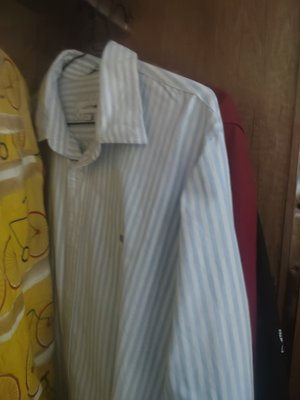
#> input picture user_data/images/garment_021c5777731d.jpg, 300 x 400 px
$ python -i garment_classifier.py   (imports and definitions only)   (older library calls are emulated)
#> lines starting #> are read from the running program, lines starting #| are printed output that depends on the picture; after the words box and inside, x2 and y2 are one past the last pixel; in counts of white or black regions, pixels touching at a corner belong together
"""
garment_classifier.py — FitChecker Intelligent Garment & Styling Suggestion Engine
==================================================================================
PURPOSE:
  Analyze uploaded garment photos/cutouts using computer vision silhouette analysis
  (aspect ratio, leg-gap detection, contour fullness, and dominant color theory) to
  suggest:
    1. Accurate Garment Category (Trousers, Jeans, Chinos, T-Shirt, Shirt, Sneakers, etc.)
    2. Default Formality level (1 to 5)
    3. Flattering Fit (Regular, Slim, Loose / Oversized)
    4. Relevant Style Tags & Seasonal Alignment
    5. Curated Editorial Styling Advice (ideal color pairings, footwear, proportion rules)

DESIGN PRINCIPLES:
  - Computer Vision Silhouette Geometry: Uses contour bounding boxes and cross-sectional
    density to detect legs, horizontal shoulder tapers, and low-profile footwear.
  - Color Theory Integration: Pairs detected fabric with curated harmony tables.
  - Backwards Compatibility: Maintains legacy `suggest_category_from_colors` signatures
    for all existing automated test suites.
"""

import sys, os
sys.path.insert(0, os.path.dirname(os.path.dirname(os.path.abspath(__file__))))

from typing import Optional, Dict, Any, List, Tuple
import numpy as np
from PIL import Image

from config.settings import CATEGORIES, CATEGORY_GROUP, FIT_OPTIONS, STYLE_TAGS, SEASONS
from src.color_compatibility import pair_score, AVAILABLE_COLORS, COLOR_RGB


# ─────────────────────────────────────────────
# 1. COMPUTER VISION SILHOUETTE ANALYSIS
# ─────────────────────────────────────────────

def analyze_garment_silhouette(image_input) -> Dict[str, Any]:
    """
    Extract geometric silhouette attributes from garment photo or transparent cutout.
    Detects aspect ratio, presence of two separated leg columns, width ratios, and profile.
    """
    default_res = {
        "aspect_ratio": 1.0,
        "width": 100,
        "height": 100,
        "is_tall": False,
        "is_wide": False,
        "has_legs": False,
        "shoulder_taper": False,
    }

    try:
        import cv2

        if isinstance(image_input, (bytes, bytearray)):
            import io
            pil_img = Image.open(io.BytesIO(image_input))
            arr = np.array(pil_img)
        elif isinstance(image_input, str):
            if not os.path.exists(image_input):
                return default_res
            arr = cv2.imread(image_input, cv2.IMREAD_UNCHANGED)
#> arr is the input picture: shape (400, 300, 3); mean B, G, R 79, 90.7, 97.1
            if arr is not None and len(arr.shape) == 3 and arr.shape[2] == 4:
                arr = cv2.cvtColor(arr, cv2.COLOR_BGRA2RGBA)
            elif arr is not None and len(arr.shape) == 3:
                arr = cv2.cvtColor(arr, cv2.COLOR_BGR2RGB)
        elif isinstance(image_input, Image.Image):
            arr = np.array(image_input)
        elif isinstance(image_input, np.ndarray):
            arr = image_input
        else:
            return default_res

        if arr is None or arr.size == 0:
            return default_res

        # Determine foreground mask (handles both RGBA cutout and RGB on pure white)
        if arr.ndim == 3 and arr.shape[2] == 4:
            alpha = arr[:, :, 3]
            mask = alpha > 40
        else:
            gray = cv2.cvtColor(arr[:, :, :3], cv2.COLOR_RGB2GRAY)
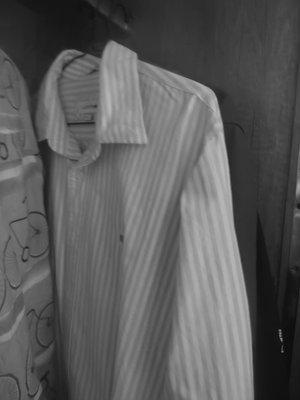
#> gray: shape (400, 300); min 7, max 187, mean 91.3
            # Anything not pure white background is garment (captures all colors including pure black)
            mask = (gray < 242)
#> mask: shape (400, 300) bool; every value is 1

        coords = np.argwhere(mask)
#> coords = 120000 pairs, first value 0 to 399, second value 0 to 299
        if len(coords) < 80:
            return default_res

        y0, x0 = coords.min(axis=0)
#> y0 = 0; x0 = 0
        y1, x1 = coords.max(axis=0)
#> y1 = 399; x1 = 299
        h = max(1, int(y1 - y0))
#> h = 399
        w = max(1, int(x1 - x0))
#> w = 299
        aspect_ratio = round(h / w, 2)
#> aspect_ratio = 1.33

        # ── Leg Cavity / Bilateral Column Detection ──
        # In bottoms (trousers/shorts), the lower 35% splits into two columns with an open gap
        has_legs = False
        sub_mask = mask[y0 + int(h * 0.65): y0 + int(h * 0.95), x0: x1]
#> sub_mask: shape (120, 299) bool; every value is 1
        if sub_mask.size > 0:
            col_dens = np.mean(sub_mask, axis=0)
#> col_dens = 299 values from 1 to 1
            sw = len(col_dens)
#> sw = 299
            if sw >= 12:
                left_dens = float(np.mean(col_dens[: int(sw * 0.35)]))
#> left_dens = 1
                mid_dens = float(np.mean(col_dens[int(sw * 0.35): int(sw * 0.65)]))
#> mid_dens = 1
                right_dens = float(np.mean(col_dens[int(sw * 0.65):]))
#> right_dens = 1

                if (left_dens > 0.18 and right_dens > 0.18) and (mid_dens < 0.16 or mid_dens < min(left_dens, right_dens) * 0.50):
                    has_legs = True

        # ── Shoulder Taper Detection ──
        # In tops/jackets, upper torso/shoulders (20%-35% height) is wider than mid-waist (50%-65% height)
        shoulder_taper = False
        upper_mask = mask[y0 + int(h * 0.20): y0 + int(h * 0.35), x0: x1]
#> upper_mask: shape (60, 299) bool; every value is 1
        mid_mask = mask[y0 + int(h * 0.50): y0 + int(h * 0.65), x0: x1]
        if upper_mask.size > 0 and mid_mask.size > 0:
            upper_w = np.sum(np.any(upper_mask, axis=0))
#> upper_w = 299
            mid_w = np.sum(np.any(mid_mask, axis=0))
#> mid_w = 299
            if upper_w > mid_w * 1.15:
                shoulder_taper = True

        # ── Button Placket, Collar, Lapel & Pattern Detection ──
        has_placket = False
        is_patterned = False
        has_collar = False
        has_lapel = False
        detected_pattern = "Plain"

        gray_roi = cv2.cvtColor(arr[y0:y1, x0:x1, :3], cv2.COLOR_RGB2GRAY)
        gh, gw = gray_roi.shape
#> gh = 399; gw = 299
        if gh >= 40 and gw >= 40:
            # Placket check down vertical center column
            mid_x = gw // 2
#> mid_x = 149
            placket_box = gray_roi[int(gh * 0.18): int(gh * 0.85), max(0, mid_x - 16): min(gw, mid_x + 16)]
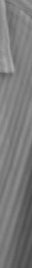
#> placket_box: shape (268, 32); min 74, max 172, mean 122.1
            if placket_box.size > 50:
                sobelx = cv2.Sobel(placket_box, cv2.CV_64F, 1, 0, ksize=3)
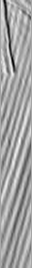
#> sobelx: shape (268, 32) float64; min -191, max 100, mean -5.5; drawn with min black and max white
                if np.mean(np.abs(sobelx)) > 20.0:
                    has_placket = True

            # Edge density for check / plaid / striped / printed texture
            center_box = gray_roi[int(gh * 0.25): int(gh * 0.75), int(gw * 0.25): int(gw * 0.75)]
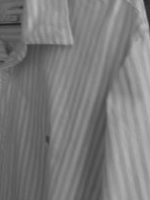
#> center_box: shape (200, 150); min 33, max 187, mean 123.3
            if center_box.size > 50:
                edges = cv2.Canny(center_box, 35, 110)
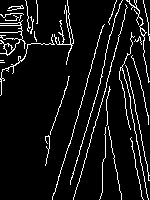
#> edges: shape (200, 150); 7.8% white in thin lines or dots
                pattern_density = float(np.mean(edges > 0))
#> pattern_density = 0.0777
                if pattern_density > 0.10:
                    is_patterned = True
                    detected_pattern = "Checked" if pattern_density > 0.16 else "Striped"

            # Collar check at upper neckline
            collar_box = gray_roi[int(gh * 0.05): int(gh * 0.25), int(gw * 0.25): int(gw * 0.75)]
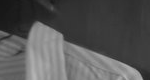
#> collar_box: shape (80, 150); min 22, max 181, mean 85.1
            if collar_box.size > 50:
                collar_edges = cv2.Canny(collar_box, 35, 110)
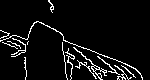
#> collar_edges: shape (80, 150); 6.2% white in thin lines or dots
                if np.mean(collar_edges > 0) > 0.09:
                    has_collar = True

            # Open V lapel check (distinct for Blazers with open chest & low button point)
            if not has_placket:
                lapel_box = gray_roi[int(gh * 0.10): int(gh * 0.38), int(gw * 0.25): int(gw * 0.75)]
                if lapel_box.size > 50:
                    l_edges = cv2.Canny(lapel_box, 40, 120)
                    if np.mean(l_edges > 0) > 0.13:
                        has_lapel = True

        return {
            "aspect_ratio": aspect_ratio,
            "width": w,
            "height": h,
            "is_tall": aspect_ratio > 1.35,
            "is_wide": aspect_ratio < 0.85,
            "has_legs": has_legs,
            "shoulder_taper": shoulder_taper,
            "has_placket": has_placket,
            "is_patterned": is_patterned,
            "has_collar": has_collar,
            "has_lapel": has_lapel,
            "detected_pattern": detected_pattern,
        }

    except Exception:
        return default_res


# ─────────────────────────────────────────────
# 2. STYLING GUIDANCE GENERATOR
# ─────────────────────────────────────────────

# [305 lines left out: functions get_garment_styling_advice, suggest_garment_attributes, suggest_category_from_colors, get_category_confidence_display, not called in this run]

>>> result = analyze_garment_silhouette('../user_data/images/garment_021c5777731d.jpg')
#> result = 12 items

$ run again, on user_data/images/garment_5bc6f271f4e4.jpg
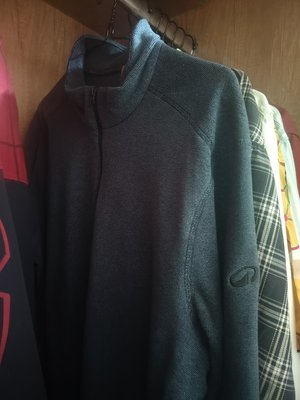
#> input picture user_data/images/garment_5bc6f271f4e4.jpg, 300 x 400 px
#> in analyze_garment_silhouette, arr is the input picture: shape (400, 300, 3); mean B, G, R 57.3, 60.2, 63.3
#> in analyze_garment_silhouette, `mask = (gray < 242)`:
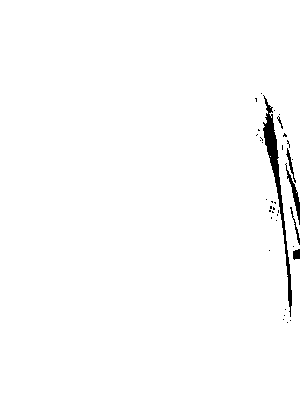
#> mask: shape (400, 300) bool; 98.7% white; 37 black regions (31 under 20 px), largest, box (x1, y1, x2, y2) and area: (263, 95, 292, 317) 1050, (285, 163, 300, 225) 203, (286, 148, 296, 183) 78, (290, 207, 300, 245) 67, (293, 249, 300, 260) 64, (277, 116, 283, 129) 23
#> coords = 118430 pairs, first value 0 to 399, second value 0 to 299
#> y0 = 0
#> y1 = 399; x1 = 299
#> h = 399
#> w = 299
#> aspect_ratio = 1.33
#> sub_mask: shape (120, 299) bool; 99.5% white; 7 black regions (6 under 20 px), largest, box (x1, y1, x2, y2) and area: (286, 0, 292, 58) 169
#> col_dens = 299 values, max 1 at index 0, min 0.633 at index 289, mean 0.995
#> sw = 299
#> left_dens = 1
#> right_dens = 0.986
#> upper_mask: shape (60, 299) bool; 98.1% white; 10 black regions (8 under 20 px), largest, box (x1, y1, x2, y2) and area: (263, 16, 276, 60) 290, (277, 37, 283, 50) 23
#> mid_mask: shape (60, 299) bool; 97.9% white; 17 black regions (13 under 20 px), largest, box (x1, y1, x2, y2) and area: (279, 0, 289, 60) 167, (294, 0, 299, 21) 60, (290, 8, 299, 44) 60, (293, 50, 299, 60) 53
#> upper_w = 299
#> edges: shape (200, 150); 6% white in thin lines or dots, all inside (x1, y1, x2, y2) = (88, 0, 149, 200)
#> pattern_density = 0.0596
#> collar_edges: shape (80, 150); 12.1% white in thin lines or dots
#> in analyze_garment_silhouette, `l_edges = cv2.Canny(lapel_box, 40, 120)`:
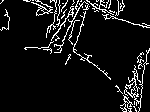
#> l_edges: shape (112, 150); 7.8% white in thin lines or dots
#> result = 12 items

$ run again, on user_data/images/garment_684e51d6518b.jpg
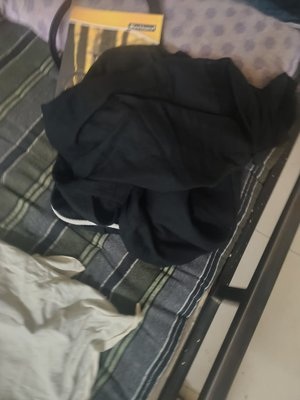
#> input picture user_data/images/garment_684e51d6518b.jpg, 300 x 400 px
#> in analyze_garment_silhouette, arr is the input picture: shape (400, 300, 3); mean B, G, R 82.2, 88.7, 91.4
#> mask: shape (400, 300) bool; every value is 1
#> coords = 120000 pairs, first value 0 to 399, second value 0 to 299
#> y0 = 0
#> y1 = 399; x1 = 299
#> h = 399
#> w = 299
#> aspect_ratio = 1.33
#> sub_mask: shape (120, 299) bool; every value is 1
#> col_dens = 299 values from 1 to 1
#> sw = 299
#> left_dens = 1
#> upper_mask: shape (60, 299) bool; every value is 1
#> upper_w = 299
#> in analyze_garment_silhouette, `edges = cv2.Canny(center_box, 35, 110)`:
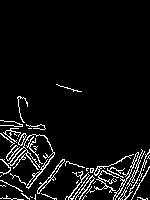
#> edges: shape (200, 150); 6.3% white in thin lines or dots, all inside (x1, y1, x2, y2) = (0, 84, 150, 200)
#> pattern_density = 0.0633
#> in analyze_garment_silhouette, `collar_edges = cv2.Canny(collar_box, 35, 110)`:
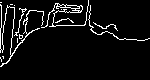
#> collar_edges: shape (80, 150); 6.3% white in thin lines or dots, all inside (x1, y1, x2, y2) = (0, 0, 150, 67)
#> result = 12 items
